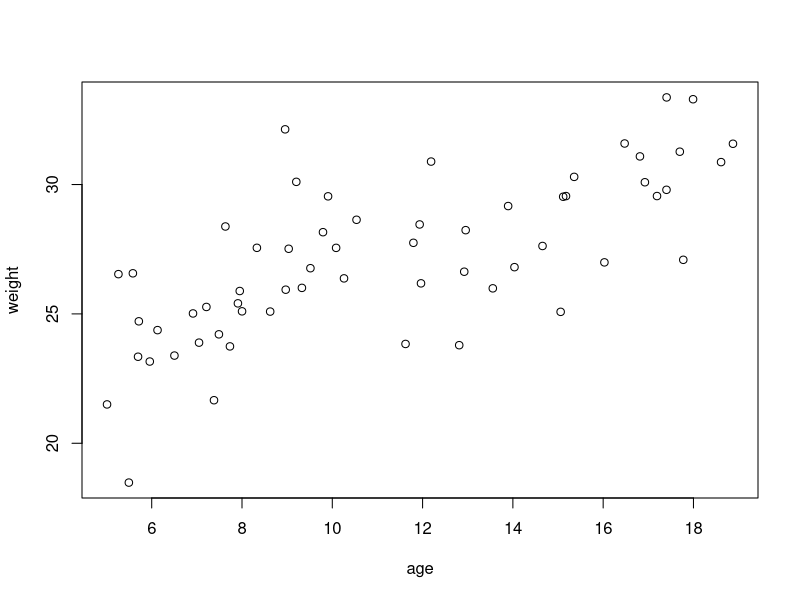
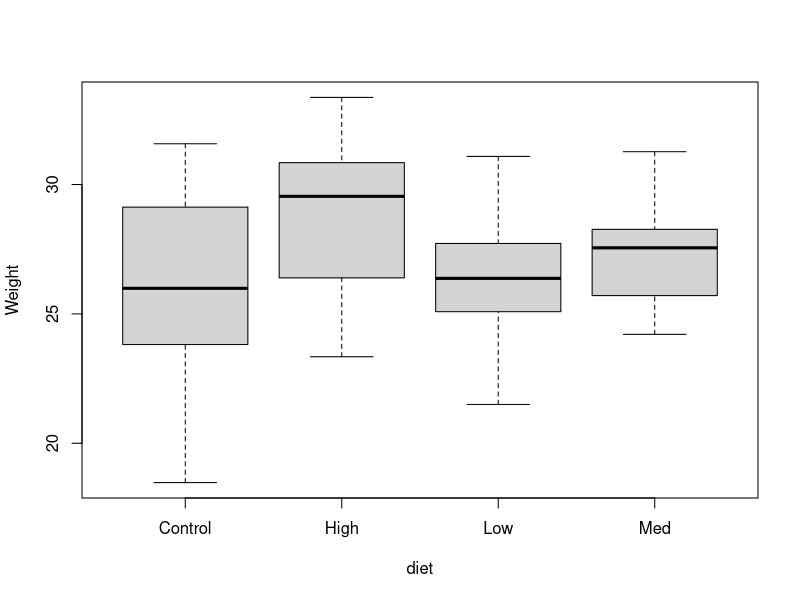
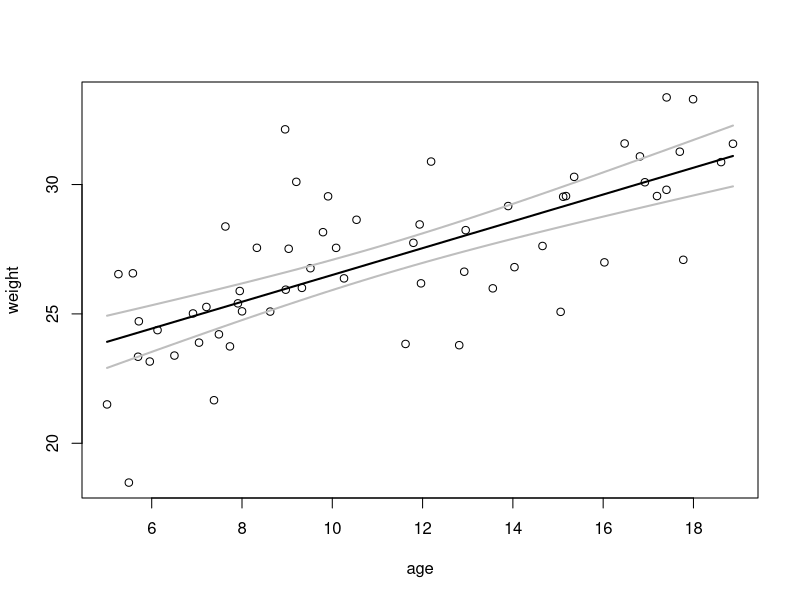

Source code (R) for these figures, in order: (Note: this script raises an error after producing the figures.)
## ----dietData,size='small'-----------------------------------------------
dietData <- read.csv("dietData.csv")
levels(dietData$diet)


## ----reorder,size='small'------------------------------------------------
levels(dietData$diet) <- list(Control="Control", Low="Low",
                              Med="Med", High="High")
levels(dietData$diet)


## ----plot-wt,echo=TRUE,fig.show="hide"-----------------------------------
plot(weight ~ age, dietData)


## ----bp,echo=TRUE,fig.show="hide"----------------------------------------
boxplot(weight ~ diet, dietData, ylab="Weight")


## ----contr,echo=FALSE,size='scriptsize'----------------------------------
options(contrasts=c("contr.treatment", "contr.poly"))

## ----fm1, size='scriptsize'----------------------------------------------
fm1 <- lm(weight ~ age, dietData)
summary(fm1)


## ----pred1,size='footnotesize'-------------------------------------------
age <- dietData$age
predData1 <- data.frame(age=seq(min(age), max(age), length=50)) 
pred1 <- predict(fm1, newdata=predData1, se.fit=TRUE,
              interval="confidence")
predictions1 <- data.frame(pred1$fit, predData1)


## ----plot-fm1,fig.show='hide',size='scriptsize'--------------------------
plot(weight ~ age, data=dietData)                      # raw data
lines(fit ~ age, data=predictions1, lwd=2)             # fitted line
lines(lwr ~ age, data=predictions1, lwd=2, col="gray") # lower CI
lines(upr ~ age, data=predictions1, lwd=2, col="gray") # upper CI


## ----contr2,size='small'-------------------------------------------------
options(contrasts=c("contr.sum", "contr.poly"))
fm2 <- lm(weight ~ diet, dietData)
summary.aov(fm2)


## ----summary-aov,size='small'--------------------------------------------
summary(aov(weight ~ diet, dietData))






## ----summary-fm2,size='tiny'---------------------------------------------
summary(fm2)


## ----pred2---------------------------------------------------------------
predData2 <- data.frame(diet=levels(dietData$diet))
pred2 <- predict(fm2, newdata=predData2,
                 se.fit=TRUE, interval="confidence")


## ----predDat2------------------------------------------------------------
predictions2 <- data.frame(pred2$fit, SE=pred2$se, predData2)
predictions2

## ----barplot1,fig.show="hide",echo=FALSE---------------------------------
bp <- barplot(predictions2$fit, xlab="Diet", ylab="Weight",
              ylim=c(20, 30), xpd=FALSE,
              names.arg=levels(dietData$diet))
box()
arrows(bp, predictions2$fit, bp,
       predictions2$fit+predictions2$SE, code=3, angle=90)


## ----contr3--------------------------------------------------------------
options(contrasts=c("contr.sum", "contr.poly"))


## ----center-age----------------------------------------------------------
dietData$ageCentered <- dietData$age - mean(dietData$age)


## ----fm3,size='tiny'-----------------------------------------------------
fm3 <- lm(weight ~ ageCentered + diet, dietData)


## ----summary-fm3,size='tiny'---------------------------------------------
summary(fm3)


## ----summary-aov3--------------------------------------------------------
summary.aov(fm3)


## ----predict-age,size='small'--------------------------------------------
ageC <- dietData$ageCentered
predData3 <- data.frame(
    diet=rep(c("Control", "Low", "Med", "High"), each=20),
    ageCentered=rep(seq(min(ageC), max(ageC),
                          length=20),
                      times=4))
pred3 <- predict(fm3, newdata=predData3, se.fit=TRUE,
                 interval="confidence")
predictions3 <- data.frame(pred3$fit, predData3)


## ----scatplot0,fig.show='hide',echo=FALSE,size='footnotesize'------------
colrs <- c("black", "royalblue", "orange", "darkcyan")
plot(weight ~ ageCentered, dietData, cex=1.2,
     pch=rep(15:18, each=15), 
     col=rep(colrs, each=15))

## ----scatplot1,fig.show='hide',size='footnotesize'-----------------------
colrs <- c("black", "royalblue", "orange", "darkcyan")
plot(weight ~ ageCentered, dietData, cex=1.2,
     pch=rep(15:18, each=15),
     col=rep(colrs, each=15))
lines(fit ~ ageCentered, predictions3, subset=diet=="Control",
      col=colrs[1], lwd=2)
lines(fit ~ ageCentered, predictions3, subset=diet=="Low", lty=1,
      col=colrs[2], lwd=2)
lines(fit ~ ageCentered, predictions3, subset=diet=="Med", lty=1,
      col=colrs[3], lwd=2)
lines(fit ~ ageCentered, predictions3, subset=diet=="High", lty=1,
      col=colrs[4], lwd=2)
legend(4, 23, c("High", "Med", "Low", "Control"), pch=18:15,
       title="Diet", lwd=2, col=rev(colrs))


## ----multcomp,eval=TRUE--------------------------------------------------
## install.packages("multcomp")
library(multcomp)
summary(glht(fm3, linfct=mcp(diet="Tukey")))
